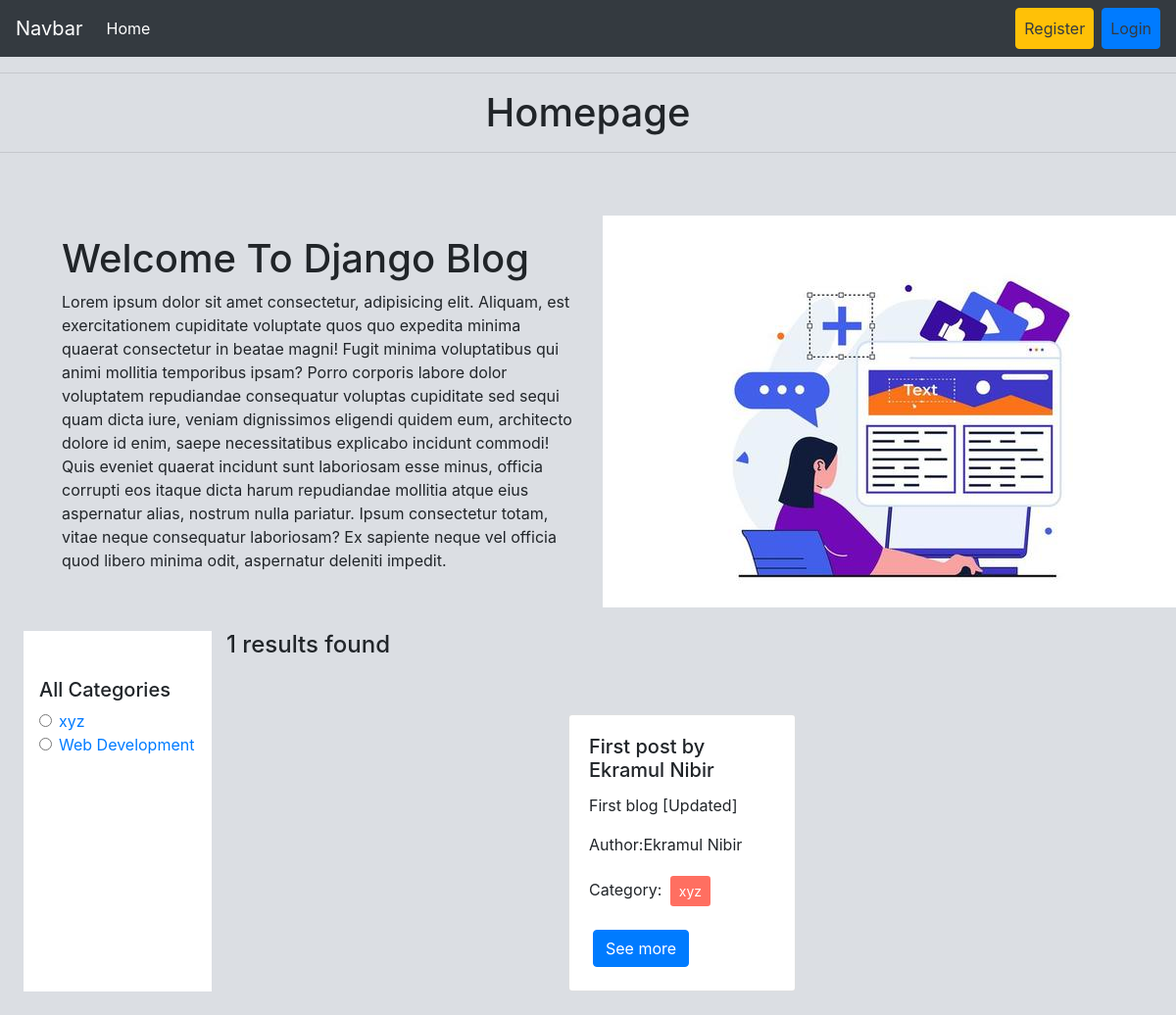
The app's page /category/xyz/ with its own data.
### categories/models.py (models this page shows, shortened)
class Category(models.Model):
    name = models.CharField(max_length=50)
    slug = models.SlugField(max_length=100,null=True, unique=True, blank=True)

### posts/models.py (models this page shows, shortened)
class Post(models.Model):
    title = models.CharField(max_length=50)
    content = models.TextField()
    category = models.ManyToManyField(Category)
    author = models.ForeignKey(User, on_delete=models.CASCADE)

### blog_project/views.py (the view)
# urls.py: 2. Add a URL to urlpatterns:  path('', views.home, name='home')
def home(request, category_slug = None):
    data = Post.objects.all()
    if category_slug is not None:
        category = Category.objects.get(slug = category_slug)
        data = Post.objects.filter(category = category)
    categories = Category.objects.all()
    return render(request, 'index.html',{'data':data, 'categories': categories})

### templates/index.html (shortened to what this page needs)
{% extends "base.html" %}
{% load static %}
{% block content %}
<hr />
  <h1 style="text-align: center">Homepage</h1>
<hr />
<div class="d-flex flex-wrap px-5 pt-5 align-items-center">
  <div class="col-6">
    <h1>Welcome To Django Blog</h1>
    <p>Lorem ipsum dolor sit amet consectetur, adipisicing elit. Aliquam, est exercitationem cupiditate voluptate quos quo expedita minima quaerat consectetur in beatae magni! Fugit minima voluptatibus qui animi mollitia temporibus ipsam? Porro corporis labore dolor voluptatem repudiandae consequatur voluptas cupiditate sed sequi quam dicta iure, veniam dignissimos eligendi quidem eum, architecto dolore id enim, saepe necessitatibus explicabo incidunt commodi! Quis eveniet quaerat incidunt sunt laboriosam esse minus, officia corrupti eos itaque dicta harum repudiandae mollitia atque eius aspernatur alias, nostrum nulla pariatur. Ipsum consectetur totam, vitae neque consequatur laboriosam? Ex sapiente neque vel officia quod libero minima odit, aspernatur deleniti impedit.</p>
  </div>
  <div class="col-6">
    <img src="{% static 'header.png' %}" alt="">
  </div>
</div>
<div class="d-flex flex-wrap p-4">
  <div class="col-2 bg-white px-3 pt-5">
  <h5> All Categories</h5>
    {% for category in categories %}
    <div class="form-check">
      <input class="form-check-input" type="radio" name="category" id={{category.id}}>
      <label class="form-check-label" for={{category.id}}>
        <a href="{% url 'category_wise_post' category.slug %}">{{category.name}}</a>
      </label>
    </div>
    {% endfor %}
  </div>
  <div class="col-10">
    <h4>{{data | length}} results found</h4>
    <div class="d-flex flex-wrap justify-content-center px-5 pt-5">
      {% for post in data %}
      <div class="col-sm-4">
        <div class="card mx-2">
          <div class="card-body">
            <h5 class="card-title">{{post.title}}</h5>
            <p class="card-text">{{ post.content | truncatewords:35 }}</p>
            <p>Author:{{post.author.first_name}} {{post.author.last_name}}</p>
            <p>
              Category: {% for cat in post.category.all %}
              <button
                class="btn btn-sm m-1"
                style="background-color: #ff6f61; color: white"
              >
                {{ cat.name }}
              </button>
              {% endfor %}
            </p>
            <a href="#" class="btn btn-primary m-1">See more</a>
          </div>
        </div>
      </div>
      {% endfor %}
    </div>
  </div>
</div>
{% endblock content %}

### records on screen
Category: name "xyz"
Category: name "Web Development"
Post: title "First post by Ekramul Nibir", content "First blog [Updated]", author.first_name "Ekramul", author.last_name "Nibir"

### other values on screen
{{ data | length }} "1"
